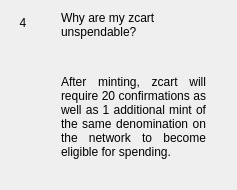
                  <widget class="QWidget" name="widgetFaq4" native="true">
                   <layout class="QHBoxLayout" name="horizontalPage_4" stretch="0,1">
                    <item alignment="Qt::AlignTop">
                     <widget class="QLabel" name="labelNumber4">
                      <property name="minimumSize">
                       <size>
                        <width>24</width>
                        <height>24</height>
                       </size>
                      </property>
                      <property name="maximumSize">
                       <size>
                        <width>16777215</width>
                        <height>24</height>
                       </size>
                      </property>
                      <property name="text">
                       <string>4</string>
                      </property>
                      <property name="alignment">
                       <set>Qt::AlignCenter</set>
                      </property>
                     </widget>
                    </item>
                    <item>
                     <layout class="QVBoxLayout" name="verticalLayoutPage_4">
                      <property name="leftMargin">
                       <number>20</number>
                      </property>
                      <property name="rightMargin">
                       <number>20</number>
                      </property>
                      <item>
                       <widget class="QLabel" name="labelSubtitle4">
                        <property name="text">
                         <string>Why are my zcart unspendable?</string>
                        </property>
                        <property name="wordWrap">
                         <bool>true</bool>
                        </property>
                       </widget>
                      </item>
                      <item>
                       <spacer name="verticalSpacer_40">
                        <property name="orientation">
                         <enum>Qt::Vertical</enum>
                        </property>
                        <property name="sizeType">
                         <enum>QSizePolicy::Fixed</enum>
                        </property>
                        <property name="sizeHint" stdset="0">
                         <size>
                          <width>20</width>
                          <height>30</height>
                         </size>
                        </property>
                       </spacer>
                      </item>
                      <item>
                       <widget class="QLabel" name="labelContent4">
                        <property name="text">
                         <string>
                           &lt;html&gt;&lt;head/&gt;&lt;body&gt;&lt;p align=&quot;justify&quot;&gt;
                           After minting, zcart will require 20 confirmations as well as 1
                           additional mint of the same denomination on the network to
                           become eligible for spending.
                           &lt;/p&gt;&lt;/body&gt;&lt;/html&gt;
                         </string>
                        </property>
                        <property name="alignment">
                         <set>Qt::AlignLeading|Qt::AlignLeft|Qt::AlignTop</set>
                        </property>
                        <property name="wordWrap">
                         <bool>true</bool>
                        </property>
                       </widget>
                      </item>
                      <item>
                       <spacer name="verticalSpacer_41">
                        <property name="orientation">
                         <enum>Qt::Vertical</enum>
                        </property>
                        <property name="sizeHint" stdset="0">
                         <size>
                          <width>20</width>
                          <height>20</height>
                         </size>
                        </property>
                       </spacer>
                      </item>
                     </layout>
                    </item>
                   </layout>
                  </widget>
